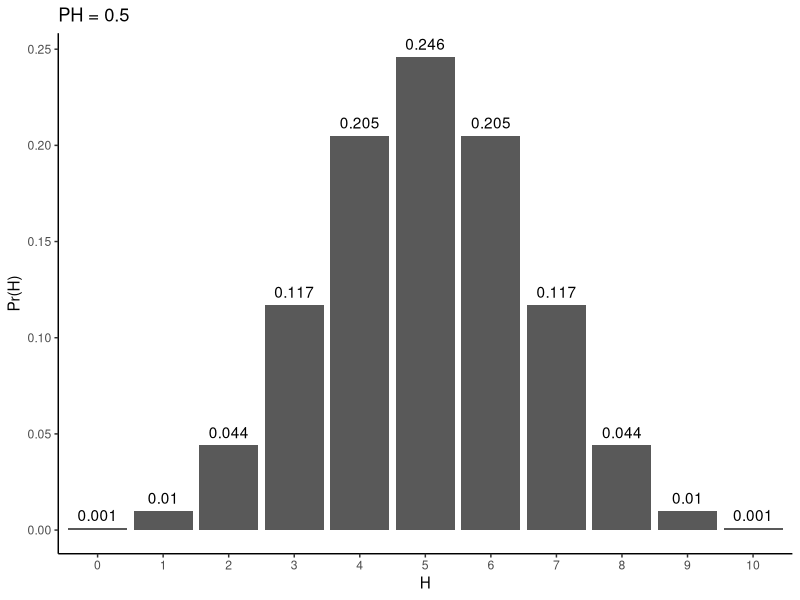
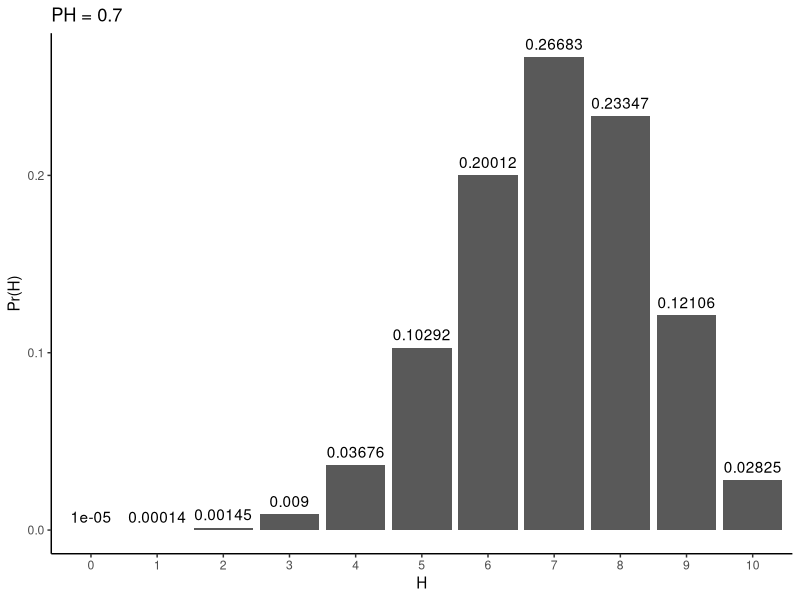
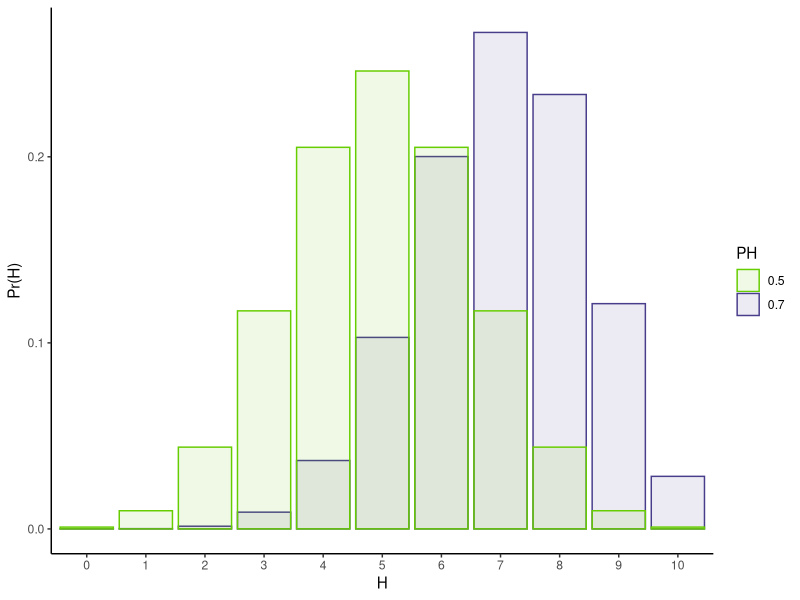
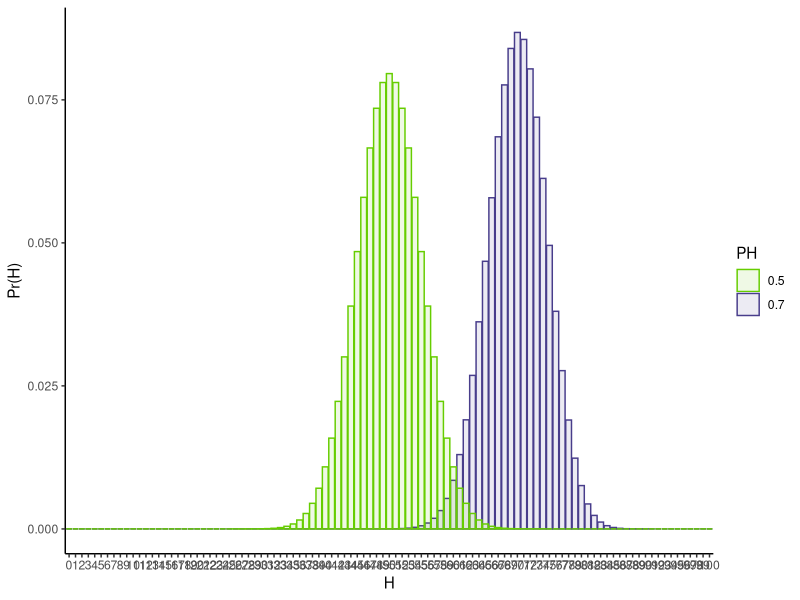
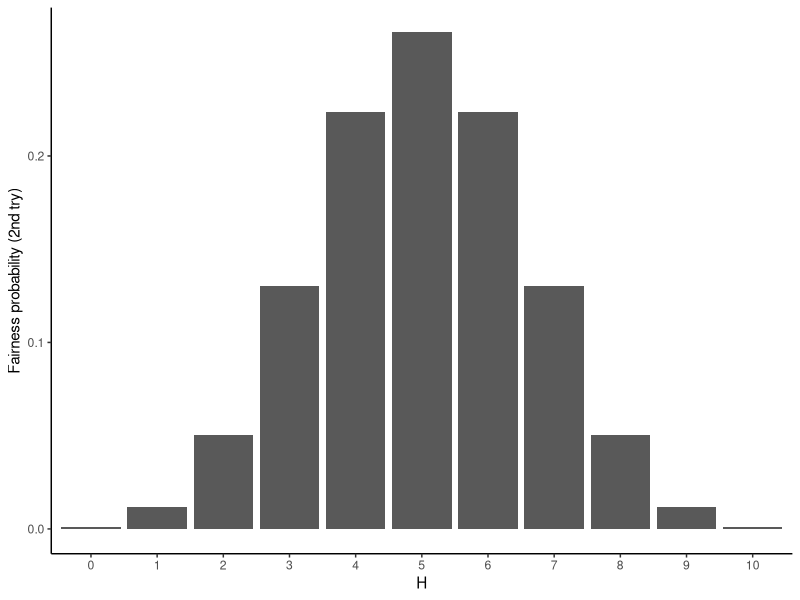

Generate these figures, in order, with R:
## ---- chunk 1
#| code-fold: true
#| code-summary: "Show the code"

# Set seed to ensure consistent results
set.seed(164)

# Flip coins 10 times
flips <- rbinom(10, size = 1, prob = 0.5)

# Convert to strings of heads (1s) and tails (0s):
flips_HT <- ifelse(flips == 1, "H", "T")

# Show results
cat("10 flips of the coin yielded: ", flips_HT, "\n")
## ---- chunk 2
#| code-fold: true
#| code-summary: "Show the code"

library(ggplot2)
library(dplyr)

# Number of flips
N <- 10

# Probability of heads
PH <- 0.5

# Number of heads
Hs <- 0:N


# P(H | N, PH)
pofH <- round(dbinom(Hs, N, prob = PH),
              digits = 3)

tibble(pofH = pofH,
       H = factor(Hs)) %>%
  ggplot(aes(x = H, y = pofH)) + 
  geom_bar(stat = 'identity') + 
  theme_classic() + 
  xlab('H') + 
  ylab('Pr(H)') + 
  ggtitle(paste0("PH = ", PH)) +
  geom_text(aes(label = pofH, x = H, y = pofH), 
            vjust = -0.6)



## ---- chunk 3
#| code-fold: true
#| code-summary: "Show the code"


# Probability of heads
PH <- 0.7

# P(H | N, PH)
  # More precision to prevent 0s
pofH <- round(dbinom(Hs, N, prob = PH),
              digits = 5)


tibble(pofH = pofH,
       H = factor(Hs)) %>%
  ggplot(aes(x = H, y = pofH)) + 
  geom_bar(stat = 'identity') + 
  theme_classic() + 
  xlab('H') + 
  ylab('Pr(H)') + 
  ggtitle(paste0("PH = ", PH)) +
  geom_text(aes(label = pofH, x = H, y = pofH), 
            vjust = -0.6)



## ---- chunk 4
#| code-fold: true
#| code-summary: "Show the code"


# Probability of heads
PH1 <- 0.7
PH2 <- 0.5

# P(H | N, PH)
  # More precision to prevent 0s
pofH1 <- dbinom(Hs, N, prob = PH1)
pofH2 <- dbinom(Hs, N, prob = PH2)


tibble(pofH = c(pofH1, pofH2),
       H = factor(c(Hs, Hs)),
       PH = factor(rep(c(PH1, PH2), each = 11))) %>%
  ggplot(aes(x = H, y = pofH, 
             fill = PH, color = PH)) + 
  geom_bar(stat = 'identity',
           position = 'identity',
           alpha = 0.1) + 
  theme_classic() + 
  scale_fill_manual(values = c('chartreuse3',
                               'darkslateblue')) +
  scale_color_manual(values = c('chartreuse3',
                               'darkslateblue')) +
  xlab('H') + 
  ylab('Pr(H)')
## ---- chunk 5
#| code-fold: true
#| code-summary: "Show the code"


# Show results
cat("Pr(7 H | PH = 0.5): ", round(dbinom(7, 10, 0.5), 3), "\n")
## ---- chunk 6
#| code-fold: true
#| code-summary: "Show the code"


# Show results
cat("Pr(50 H | PH = 0.5, N = 100): ", round(dbinom(50, 100, 0.5), 3), "\n")
## ---- chunk 7
#| code-fold: true
#| code-summary: "Show the code"


# Show results
cat("Pr(509 H | PH = 0.5, N = 1000): ", round(dbinom(500, 1000, 0.5), 3), "\n")
## ---- chunk 8
#| code-fold: true
#| code-summary: "Show the code"


# Probability of heads
PH1 <- 0.7
PH2 <- 0.5

# P(H | N, PH)
  # More precision to prevent 0s
pofH1 <- dbinom(0:100, 100, prob = PH1)
pofH2 <- dbinom(0:100, 100, prob = PH2)


tibble(pofH = c(pofH1, pofH2),
       H = factor(c(0:100, 0:100)),
       PH = factor(rep(c(PH1, PH2), each = 101))) %>%
  ggplot(aes(x = H, y = pofH, 
             fill = PH, color = PH)) + 
  geom_bar(stat = 'identity',
           position = 'identity',
           alpha = 0.1) + 
  theme_classic() + 
  scale_fill_manual(values = c('chartreuse3',
                               'darkslateblue')) +
  scale_color_manual(values = c('chartreuse3',
                               'darkslateblue')) +
  xlab('H') + 
  ylab('Pr(H)')
## ---- chunk 9
#| code-fold: true
#| code-summary: "Show the code"

# Step size
dph <- 0.001

# phs to calculate value at for numerical integration
PH_grid <- seq(from = dph/2, to = 1 - dph/2, by = dph)
subgrid <- PH_grid[PH_grid > 0.45 & PH_grid < 0.55]

Hs <- 0:10

PofFair <- rep(0, times = length(Hs))

for(h in seq_along(Hs)){
  
  num <- sum(dbinom(Hs[h], size = 10, prob = subgrid)*dph)
  denom <- sum(dbinom(Hs[h], size = 10, prob = PH_grid)*dph)
  
  PofFair[h] <- num/denom
}

tibble(PofFair = PofFair,
       H = factor(Hs)) %>%
  ggplot(aes(x = H, y = PofFair)) +
  geom_bar(stat = "identity") + 
  theme_classic() + 
  xlab("H") + 
  ylab("Fairness probability (2nd try)")

